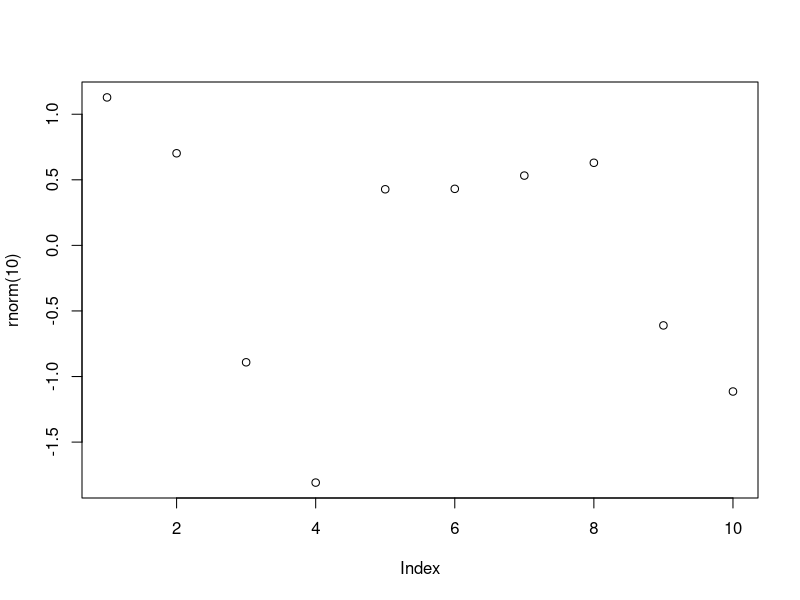

Source code (R): (Note: this script raises an error after producing the figure.)
# Funções
getwd()

# Help
? sample
args(sample)
args(mean)
args(sd)

# Funções Buit-in
abs(-43)
sum(c(1:5))
mean(c(1:5))
round(c(1.1:5.8))
rev(c(1:5))
seq(1:5)
sort(rev(c(1:5)))
z <- c(7, 4, 8, 9, 5, 12, 3)
z
sort(z)
append(c(1:5), 6)


vec1 <- c(1.5, 2.5, 8.4, 3.7, 6.3)
vec1
vec2 <- rev(vec1)
vec2

# Funções dentro de funções
plot(rnorm(10))
mean(c(abs(vec1), abs(vec2)))

# Criando funções
myfunc <- function(x){x + x}
myfunc(10)
class(myfunc)

myfunc2 <- function(a, b){
  valor = a ^ b
  print(valor)
}
myfunc2(3, 2)

jogando_dados <- function(){
  num <- sample(1:6, size = 1) # local
  num
}
jogando_dados()


# Escopo
print(num)
num <- c(1:6)
num #Global

# Funções sem número definido de argumentos
vec1 <- (10:13)
vec2 <- c("a", "b", "c", "d")
vec3 <- c(6.5, 9.2, 11.9, 5.1)

myfunc3 <- function(...){
  df = data.frame(cbind(...))
  print(df)
}

myfunc3(vec1)

myfunc3(vec2, vec3)
myfunc3(vec1, vec2, vec3)

#Comparação de eficiência entre função vetorizada e função vetorizada no R

x <- 1:10000000

# Funão que calcula a raiz quadrada de cada elemento de um vetor de números
meu_sqr <- function(numeros){
  resp <- numeric(length(numeros))
  for(i in seq_along(numeros)){
    resp[i] <- sqrt(numeros[i])
  }
  return(resp)
}

system.time(x2a <- meu_sqr(x))
system.time(x2b <- sqrt(x))

# Sua máquina pode apresentr resultados diferentes por conta da precisão do calculo
identical(x2a, x2b)
